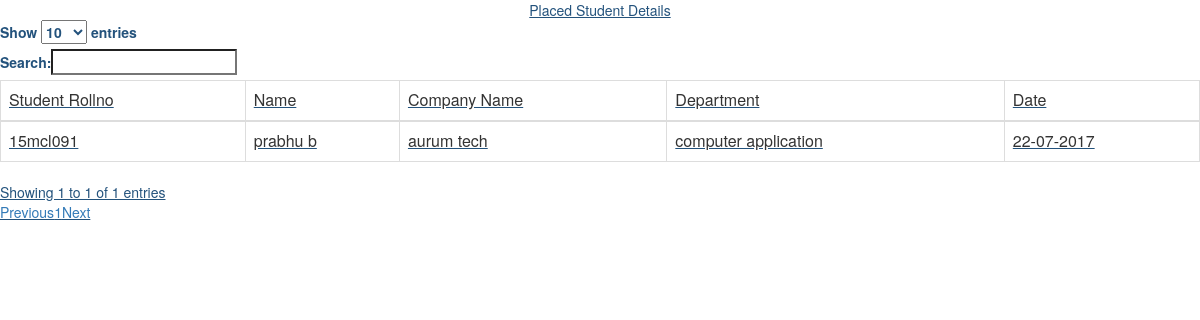
The app's page /viewpiv1.php with its own data.
### tables this page shows
CREATE TABLE `placedstudent` (
  `name` varchar(45) NOT NULL,
  `rollno` varchar(10) NOT NULL,
  `company` varchar(50) NOT NULL,
  `date` varchar(25) NOT NULL,
  `department` varchar(50) NOT NULL
);

### viewpiv1.php (the view, shortened to what this page needs)
<?php
$t="select * from placedstudent";
$q1=mysql_query($t);
?>
<html>
<head>
    <link rel="stylesheet" href="https://maxcdn.bootstrapcdn.com/bootstrap/3.3.7/css/bootstrap.min.css">
    <link rel="stylesheet" href="https://maxcdn.bootstrapcdn.com/bootstrap/3.3.6/css/bootstrap.min.css" />
    <link rel="stylesheet" href="https://cdn.datatables.net/1.10.12/css/dataTables.bootstrap.min.css" />
</head>
<body>
 <div class="row">
<div class="col-md-12" >
<a name="t">
        <form name="add_name" method="post">
            <div id="table" class="table-responsive">
                <table id="myTable" class="table table-bordered table-hover">
<?php
echo "<center>Placed Student Details</center>";
echo " <thead>";
    echo "<tr><td>Student Rollno</td>";
	echo "<td>Name</td>";
					echo "<td>Company Name</td>";
					echo "<td>Department</td>";
		echo "<td>Date</td>";
			echo"</tr>";
  echo"</thead>";
  echo "<tbody>";
  while($row=mysql_fetch_array($q1))
{
echo "<tr><td>$row[rollno]</td>";
	echo"<td>$row[name]</td>";
	   echo "<td>$row[company]</td>";
	     echo "<td>$row[department]</td>";
		    echo  "<td>$row[date]</td>";
	  echo "</tr>";
}
echo "</tbody></table>";
?>
</div></div>
</body>
</html>

### records on screen
placedstudent: rollno "15mcl091", name "prabhu b", company "aurum tech", department "computer application", date "22-07-2017"
